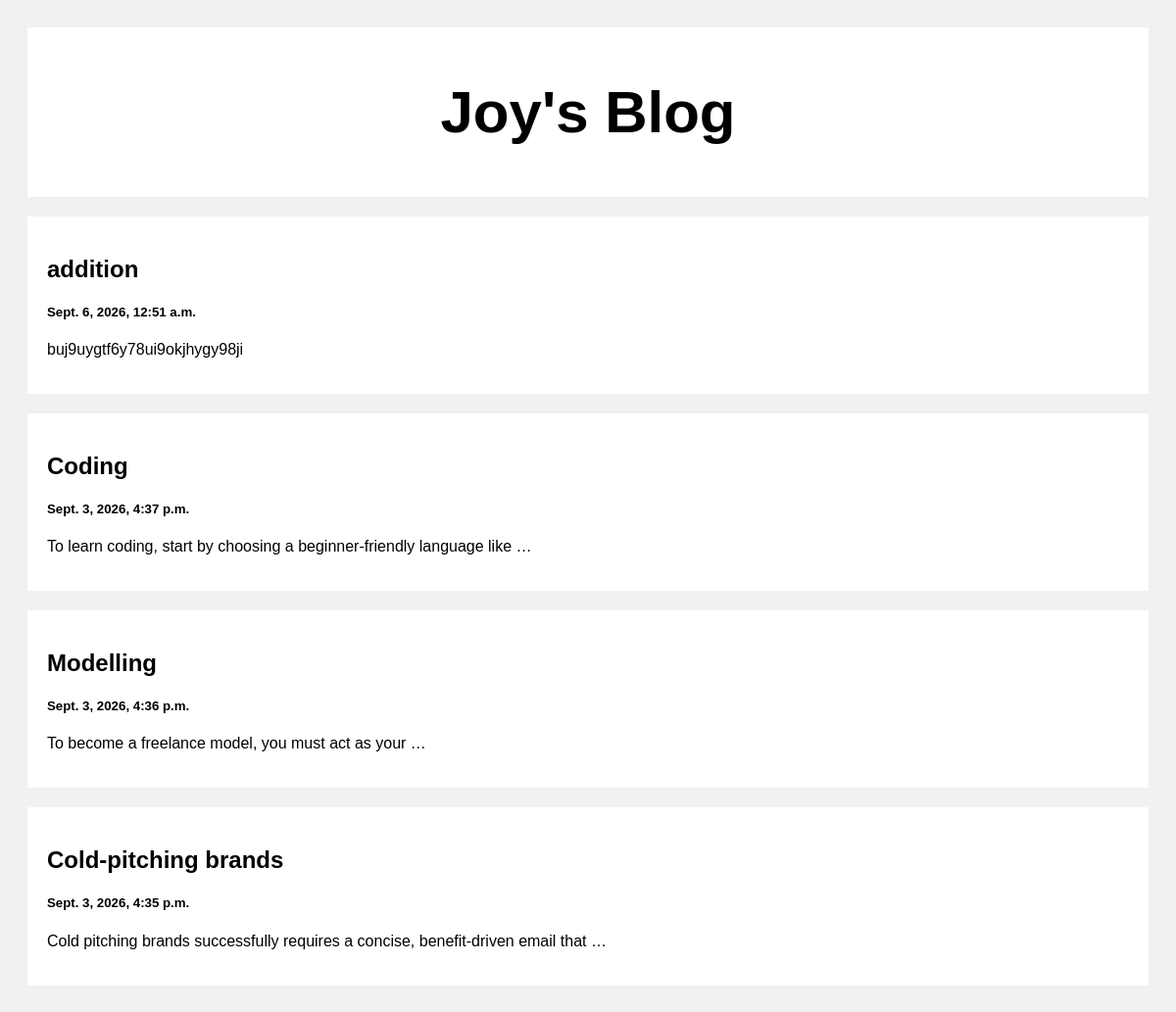
The page / on the database its author committed.
### blogapp/models.py (models this page shows)
class Post(models.Model):
    title = models.CharField(max_length=100)
    body = models.CharField(max_length=1000000)
    created_at = models.DateTimeField(default=datetime.now, blank=True)

### blogapp/views.py (the view)
def index(request):
    posts = Post.objects.all
    return render(request, 'index.html', {'posts': posts})

### templates/index.html (shortened to what this page needs)
<!DOCTYPE html>
<html>
<head>
</head>
<body>
<div class="header">
  <h2>Joy's Blog</h2>
</div>
<div class="row">
  <div class="leftcolumn">
    {% for post in posts reversed %}
    <div class="card">
      <a style="text-decoration: none; color: black;" href="/post/{{post.id}}">
        <h2>{{post.title}}</h2>
        <h5>{{post.created_at}}</h5>
        <p>{{post.body|truncatewords:10}}</p>
      </a>
    </div>
    {% endfor %}
  </div>
</div>
</body>
</html>

### templates/index.html (style rules this page uses)
* { box-sizing: border-box; }
body { font-family: Arial; padding: 20px; background: #f1f1f1; }
.header { padding: 2px; font-size: 40px; text-align: center; background: white; }
.leftcolumn { float: left; width: 100%; }
.card { background-color: white; padding: 20px; margin-top: 20px; }
.row:after { content: ""; display: table; clear: both; }

### rows shown on the page
Post: title "addition", created_at "Sept. 6, 2026, 12:51 a.m.", body "buj9uygtf6y78ui9okjhygy98ji"
Post: title "Coding", created_at "Sept. 3, 2026, 4:37 p.m.", body "To learn coding, start by choosing a beginner-friendly language like …"
Post: title "Modelling", created_at "Sept. 3, 2026, 4:36 p.m.", body "To become a freelance model, you must act as your …"
Post: title "Cold-pitching brands", created_at "Sept. 3, 2026, 4:35 p.m.", body "Cold pitching brands successfully requires a concise, benefit-driven email that …"
